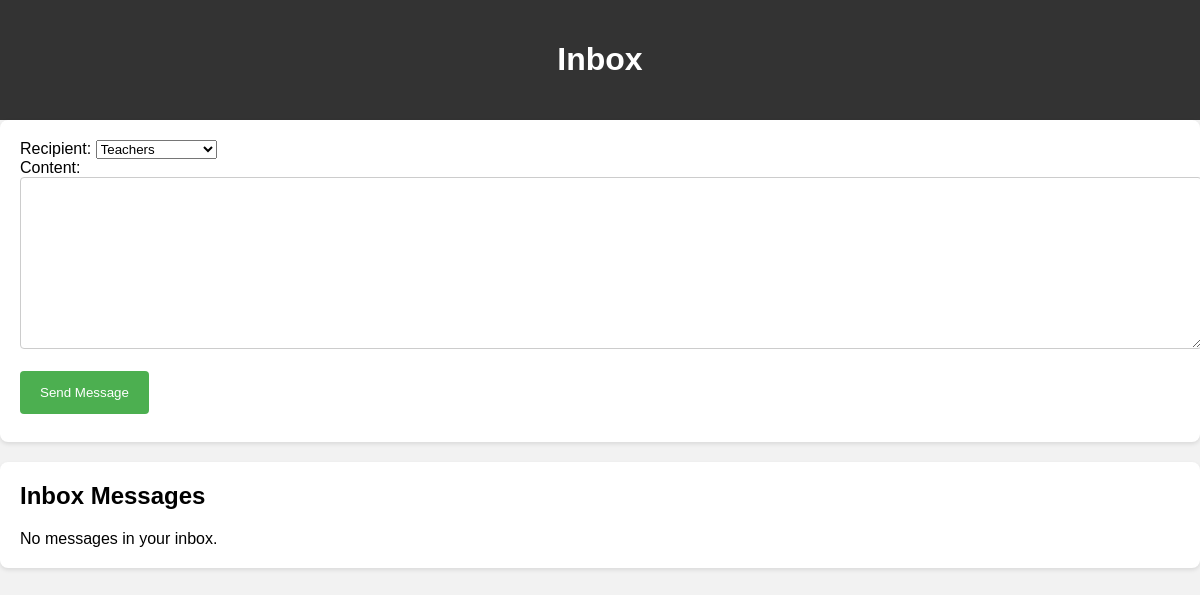
Before: /inbox (signed in) with the older database file.
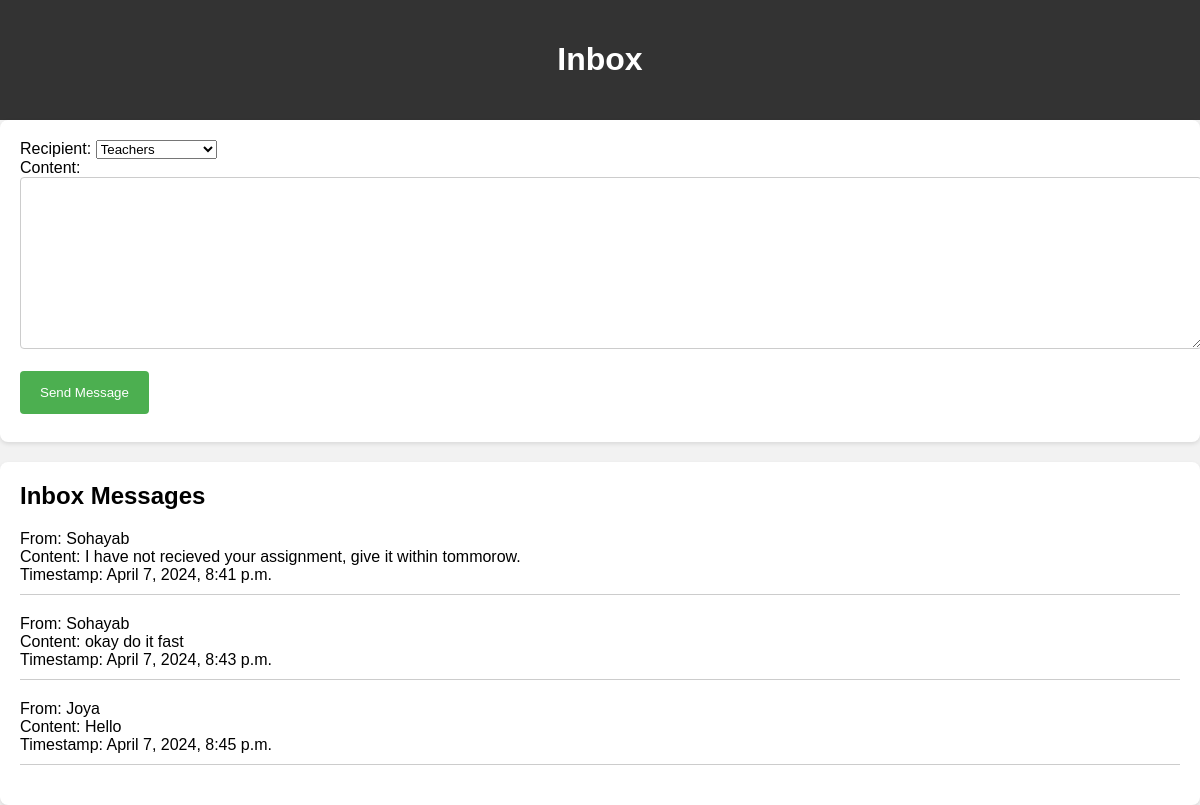
After: the same page with the newer database file.
### edu/models.py (models this page shows, shortened)
class Message(models.Model):
    sender = models.ForeignKey(User, related_name='sent_messages', on_delete=models.CASCADE)
    recipient = models.ForeignKey(User, related_name='received_messages', on_delete=models.CASCADE)
    timestamp = models.DateTimeField(auto_now_add=True)
    content = models.TextField()

### edu/views.py (the view)
# urls.py: path('inbox', views.inbox, name='inbox'),
@login_required
def inbox(request):
    if request.method == 'POST':
        form = MessageForm(request.POST, user=request.user)  # Pass 'user' key
        if form.is_valid():
            message = form.save(commit=False)
            message.sender = request.user
            message.save()
            return redirect('inbox')
    else:
        form = MessageForm(user=request.user)  # Pass 'user' key
    inbox_messages = Message.objects.filter(recipient=request.user)
    return render(request, 'inbox.html', {'form': form, 'inbox_messages': inbox_messages})

### edu/forms.py
class MessageForm(forms.ModelForm):
    class Meta:
        model = models.Message
        fields = ['recipient', 'content']  # Include recipient field
    def __init__(self, *args, **kwargs):
        user = kwargs.pop('user')  # Get the user passed from the view
        super(MessageForm, self).__init__(*args, **kwargs)
        if is_teacher(user):
            students = User.objects.filter(groups__name='STUDENT')
            self.fields['recipient'].queryset = students
            self.fields['recipient'].empty_label = "Students"
        else:  # Assuming a student can only message teachers
            teachers = User.objects.filter(groups__name='TEACHER')
            self.fields['recipient'].queryset = teachers
            self.fields['recipient'].empty_label = "Teachers"
        self.fields['recipient'].label_from_instance = lambda obj: f"{obj.first_name} {obj.last_name}"

### edu/forms.py (called while the page is built)
def is_teacher(user):
    return user.groups.filter(name='TEACHER').exists()

### templates/inbox.html (shortened to what this page needs)
<!DOCTYPE html>
<html lang="en">
<head>
</head>
<body>
    <header>
        <h1>Inbox</h1>
    </header>
    <form action="" method="post">
        {{ form.as_p }}
        <button type="submit">Send Message</button>
    </form>
    <div>
        <h2>Inbox Messages</h2>
        {% if inbox_messages %}
            <ul>
                {% for message in inbox_messages %}
                    <li>
                        <p>From: {{ message.sender.first_name }}</p>
                        <p>Content: {{ message.content }}</p>
                        <p>Timestamp: {{ message.timestamp }}</p>
                    </li>
                {% endfor %}
            </ul>
        {% else %}
            <p>No messages in your inbox.</p>
        {% endif %}
    </div>
</body>
</html>

### templates/inbox.html (style rules this page uses)
body { font-family: Arial, sans-serif; margin: 0; padding: 0; background-color: #f2f2f2; }
header { background-color: #333; color: #fff; padding: 20px; text-align: center; }
form { background-color: #fff; padding: 20px; margin-bottom: 20px; border-radius: 8px; box-shadow: 0 2px 4px rgba(0, 0, 0, 0.1); }
form input[type="text"], form textarea { width: 100%; padding: 10px; margin-bottom: 10px; border: 1px solid #ccc; border-radius: 4px; }
form button { background-color: #4CAF50; color: white; padding: 14px 20px; margin: 8px 0; border: none; border-radius: 4px; cursor: pointer; }
div { background-color: #fff; padding: 20px; border-radius: 8px; box-shadow: 0 2px 4px rgba(0, 0, 0, 0.1); }
h2 { margin-top: 0; }
ul { list-style-type: none; padding: 0; }
li { margin-bottom: 20px; border-bottom: 1px solid #ccc; padding-bottom: 10px; }
p { margin: 0; }

Changed rows visible on the page:
added Message: sender.first_name "Sohayab", content "I have not recieved your assignment, give it within tommorow.", timestamp "April 7, 2024, 8:41 p.m."
added Message: sender.first_name "Sohayab", content "okay do it fast", timestamp "April 7, 2024, 8:43 p.m."
added Message: sender.first_name "Joya", content "Hello", timestamp "April 7, 2024, 8:45 p.m."
Other visible differences:
text no longer shown: "No messages in your inbox."
